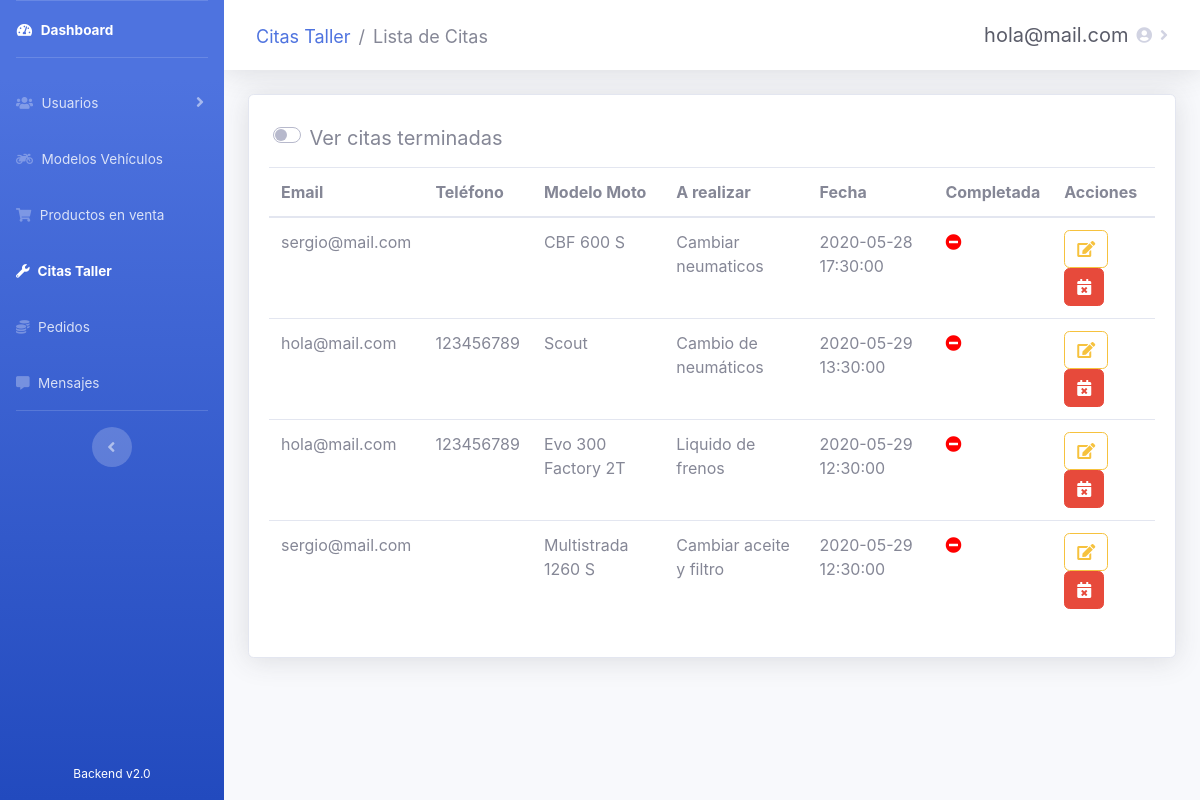
Screenshot of /admin/tasks/citas.php (signed in) with the database file from the repository.
### tables this page shows
CREATE TABLE `usuarios` (
  `id_usuario` int(10) NOT NULL,
  `email` varchar(20) NOT NULL,
  `password` varchar(60) DEFAULT NULL,
  `nombre` varchar(30) DEFAULT NULL,
  `apellidos` varchar(60) DEFAULT NULL,
  `direccion` varchar(100) DEFAULT NULL,
  `localidad` varchar(30) DEFAULT NULL,
  `provincia` int(10) DEFAULT NULL,
  `cp` int(5) DEFAULT NULL,
  `telefono` int(15) DEFAULT NULL,
  `is_admin` tinyint(1) DEFAULT 0,
  `registrado` tinyint(1) DEFAULT 1
);

CREATE TABLE `citas` (
  `id_cita` int(10) NOT NULL,
  `id_usuario` int(10) DEFAULT NULL,
  `id_moto` int(10) NOT NULL,
  `fecha` datetime NOT NULL,
  `comentarios` varchar(250) DEFAULT NULL,
  `completada` tinyint(1) NOT NULL DEFAULT 0
);

CREATE TABLE `moto_models` (
  `id_model` int(10) NOT NULL,
  `nombre` varchar(60) NOT NULL,
  `fabricante` int(10) NOT NULL,
  `is_active` tinyint(1) DEFAULT 1
);

### admin/tasks/citas.php (the view, shortened to what this page needs)
<?php
require_once('../recursos/conexionBD.php');
if (!isset($_SESSION['usuario']) and $_SESSION['estado'] != 'Autenticado') {
  header('Location: ../administrar.php');
} else {
  $usuario = $_SESSION['usuario'];
}
?>
<!DOCTYPE html>
<html lang="es">
<head>
  <link rel="stylesheet" href="https://use.fontawesome.com/releases/v5.11.2/css/all.css">
  <link href="../../css/sidebar-admin.css" rel="stylesheet">
  <link rel="stylesheet" type="text/css" href="https://cdn.datatables.net/v/bs4/dt-1.10.21/b-1.6.2/r-2.2.4/datatables.min.css" />
</head>
<body id="page-top">
  <div id="wrapper">
    <ul class="navbar-nav bg-gradient-primary sidebar sidebar-dark accordion" id="accordionSidebar">
      <div class="navbar-nav" style="height: 95%">
        <li class="nav-item active">
          <a class="nav-link" href="../dashboard.php">
            <i class="fas fa-fw fa-tachometer-alt"></i>
            <span>Dashboard</span>
          </a>
        </li>
        <hr class="sidebar-divider">
        <li class="nav-item">
          <a class="nav-link collapsed" href="#" data-toggle="collapse" data-target="#collapse3" aria-expanded="true" aria-controls="collapse3">
            <i class="fas fa-users"></i>
            <span>Usuarios</span>
          </a>
        </li>
        <li class="nav-item">
          <a class="nav-link" href="../vehicles/vehiculos.php">
            <i class="fas fa-motorcycle"></i>
            <span>Modelos Vehículos</span>
          </a>
        </li>
        <li class="nav-item">
          <a class="nav-link" href="../products/productos.php">
            <i class="fas fa-shopping-cart"></i>
            <span>Productos en venta</span>
          </a>
        </li>
        <li class="nav-item active">
          <a class="nav-link" href="#">
            <i class="fas fa-wrench"></i>
            <span>Citas Taller</span>
          </a>
        </li>
        <li class="nav-item">
          <a class="nav-link" href="../sales/pedidos.php">
            <i class="fas fa-coins"></i>
            <span>Pedidos</span>
          </a>
        </li>
        <li class="nav-item">
          <a class="nav-link" href="../messages/mensajes.php">
            <i class="fas fa-comment-alt"></i>
            <span>Mensajes</span>
          </a>
        </li>
        <hr class="sidebar-divider d-none d-md-block">
        <div class="text-center d-none d-md-inline">
          <button class="rounded-circle border-0" id="sidebarToggle"></button>
        </div>
      </div>
      <div class="text-center">
        <div class="container">
          <span style="color: white; font-size: 12px">Backend v2.0</span>
        </div>
      </div>
    </ul>
    <div id="content-wrapper" class="d-flex flex-column">
      <div id="content" style="max-height: 100%">
        <nav class="navbar navbar-expand navbar-light bg-white topbar mb-4 static-top shadow">
          <nav aria-label="breadcrumb">
            <ol class="breadcrumb">
              <li class="breadcrumb-item"><a href="#">Citas Taller</a></li>
              <li class="breadcrumb-item active" aria-current="page">Lista de Citas</li>
            </ol>
          </nav>
          <ul class="navbar-nav ml-auto">
            <li class="nav-item dropdown">
              <a class="nav-link dropdown-toggle" href="#" id="userDropdown" role="button" data-toggle="dropdown" aria-haspopup="true" aria-expanded="false">
                <span class="mr-2 d-none d-lg-inline text-gray-800 medium" style="font-size: 20px"><?php print($usuario) ?></span>
                <i class="fas fa-user-circle"></i>
              </a>
            </li>
          </ul>
        </nav>
        <div class="container-fluid">
          <div class="card shadow mb-4">
            <div class="card-body">
              <div class="custom-switch form-control-lg" style="margin-left: 0.5%; margin-bottom: 0.5%">
                <label class="custom-control-label" for="verTerminadas">Ver citas terminadas</label>
              </div>
              <div class="table-responsive" id="citasPendientes">
                <table class="table citas" cellspacing="0">
                  <thead>
                    <tr>
                      <th>Email</th>
                      <th>Teléfono</th>
                      <th>Modelo Moto</th>
                      <th>A realizar</th>
                      <th>Fecha</th>
                      <th>Completada</th>
                      <th>Acciones</th>
                    </tr>
                  </thead>
                  <tbody>
                    <?php
                    $consulta = "SELECT `id_cita`, `id_usuario`, `id_moto`, `fecha`, `comentarios`, `completada` FROM citas WHERE completada = 0";
                    $result = mysqli_query($conexion, $consulta);
                    while ($fila = mysqli_fetch_array($result)) { ?>
                      <tr>
                        <td><?php $consulta2 = "SELECT usuarios.email FROM citas
                                                  INNER JOIN usuarios ON citas.id_usuario = usuarios.id_usuario
                                                  WHERE citas.id_cita = $fila[id_cita]";
                            $result2 = mysqli_query($conexion, $consulta2);
                            while ($fila2 = mysqli_fetch_array($result2)) {
                              echo $fila2["email"];
                            } ?></td>
                        <td><?php $consulta3 = "SELECT usuarios.telefono FROM citas
                                                  INNER JOIN usuarios ON citas.id_usuario = usuarios.id_usuario
                                                  WHERE citas.id_cita = $fila[id_cita]";
                            $result3 = mysqli_query($conexion, $consulta3);
                            while ($fila3 = mysqli_fetch_array($result3)) {
                              echo $fila3["telefono"];
                            } ?></td>
                        <td><?php $consulta2 = "SELECT moto_models.nombre FROM citas
                                                  INNER JOIN motos ON citas.id_moto = motos.id_moto
                                                  INNER JOIN moto_models on motos.modelo = moto_models.id_model WHERE citas.id_cita = $fila[id_cita]";
                            $result2 = mysqli_query($conexion, $consulta2);
                            while ($fila2 = mysqli_fetch_array($result2)) {
                              echo $fila2["nombre"];
                            }
                            ?></td>
                        <td><?php echo $fila["comentarios"]; ?></td>
                        <td><?php echo $fila["fecha"]; ?></td>
                        <td><?php echo "<span class='fas fa-minus-circle' title='No realizada' style='color:red'></span>"; ?></td>
                        <td>
                          <a class="btn btn-outline-warning noFocus" href="#" title="Cambiar estado de cita" onclick="cambiarEstadoCita('<?php echo $fila["id_cita"]; ?>');"><i class='fas fa-edit'></i></a>
                          <a class="btn btn-danger noFocus" title="Borrar Cita" style="cursor: pointer;" onclick="borrarCita('<?php echo $fila["id_cita"]; ?>');"><i class="fas fa-calendar-times" style="color: white"></i></a>
                        </td>
                      </tr>
                    <?php }; ?>
                  </tbody>
                </table>
              </div>
            </div>
          </div>
        </div>
      </div>
    </div>
  </div>
</body>
</html>

### rows the page displays
citas: comentarios "Cambiar neumaticos", fecha "2020-05-28 17:30:00"
usuarios: email "sergio@mail.com"
moto_models: nombre "CBF 600 S"
citas: comentarios "Cambio de neumáticos", fecha "2020-05-29 13:30:00"
usuarios: email "hola@mail.com", telefono "123456789"
moto_models: nombre "Scout"
citas: comentarios "Liquido de frenos", fecha "2020-05-29 12:30:00"
moto_models: nombre "Evo 300 Factory 2T"
citas: comentarios "Cambiar aceite y filtro", fecha "2020-05-29 12:30:00"
moto_models: nombre "Multistrada 1260 S"

### other values shown
$usuario "hola@mail.com"
